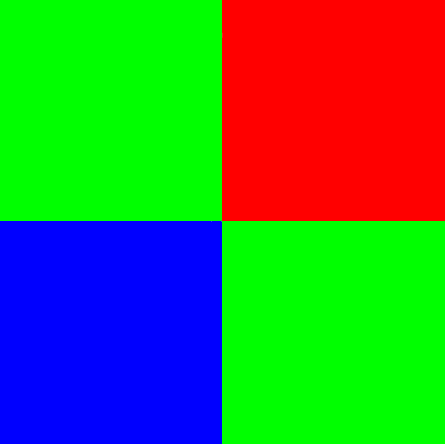
%> input picture 图像处理/标准答案/第五次作业答案/rgb.png, 445 x 444 px
$ octave answer_b_c.m   (GNU Octave 9; MATLAB toolbox functions it lacks are replaced by stand-ins)
%> lines starting %> are read from the running program, lines starting %| are printed output that depends on the picture; in (x1, y1, x2, y2) boxes, pixels count from 0 and x2, y2 are one past the last pixel; in counts of white or black regions, pixels touching at a corner belong together; the program's own positions count from 1
### 图像处理/标准答案/第五次作业答案/rgb2hsi.m
function hsi = rgb2hsi(rgb)
% hsi = rgb2hsi(rgb)把一幅RGB图像转换为HSI图像，
% 输入图像是一个彩色像素的M×N×3的数组，
% 其中每一个彩色像素都在特定空间位置的彩色图像中对应红、绿、蓝三个分量。
% 假如所有的RGB分量是均衡的，那么HSI转换就是未定义的。
% 输入图像可能是double（取值范围是[0, 1]），uint8或 uint16。
%
% 输出HSI图像是double，
% 其中hsi(:, :, 1)是色度分量，它的范围是除以2*pi后的[0, 1]；
% hsi(:, :, 2)是饱和度分量，范围是[0, 1]；
% hsi(:, :, 3)是亮度分量，范围是[0, 1]。

% 抽取图像分量
rgb = im2double(rgb);
r = rgb(:, :, 1);
g = rgb(:, :, 2);
b = rgb(:, :, 3);

% 执行转换方程
% 实现H分量
num = 0.5*((r - g) + (r - b));
den = sqrt((r - g).^2 + (r - b).*(g - b));
% 防止除数为0
theta = acos(num./(den + eps));

H = theta;
H(b > g) = 2*pi - H(b > g);
H = H/(2*pi);
% 实现S分量
num = min(min(r, g), b);
den = r + g + b;
% 防止除数为0
den(den == 0) = eps;
S = 1 - 3.* num./den;

H(S == 0) = 0;

%实现I分量
I = (r + g + b)/3;

% 将3个分量联合成为一个HSI图像
hsi = cat(3, H, S, I);
%hsi = H;    %分别返回3个分量
%hsi = S;
%hsi = I;

### 图像处理/标准答案/第五次作业答案/hsi2rgb.m
function rgb = hsi2rgb(hsi)
% Extract the individual HSI component images.
H = hsi(:, :, 1) * 2 * pi;
S = hsi(:, :, 2);
I = hsi(:, :, 3);
% Implement the conversion equations.
R = zeros(size(hsi, 1), size(hsi, 2));
G = zeros(size(hsi, 1), size(hsi, 2));
B = zeros(size(hsi, 1), size(hsi, 2));
% RG sector (0 <= H < 2*pi/3).
idx = find( (0 <= H) & (H < 2*pi/3));
B(idx) = I(idx) .* (1 - S(idx));
R(idx) = I(idx) .* (1 + S(idx) .* cos(H(idx)) ./ ...
                     cos(pi/3 - H(idx)));
G(idx) = 3*I(idx) - (R(idx) + B(idx));
% BG sector (2*pi/3 <= H < 4*pi/3).
idx = find( (2*pi/3 <= H) & (H < 4*pi/3) );
R(idx) = I(idx) .* (1 - S(idx));
G(idx) = I(idx) .* (1 + S(idx) .* cos(H(idx) - 2*pi/3) ./ ...
                    cos(pi - H(idx)));
B(idx) = 3*I(idx) - (R(idx) + G(idx));

% BR sector.
idx = find( (4*pi/3 <= H) & (H <= 2*pi));
G(idx) = I(idx) .* (1 - S(idx));
B(idx) = I(idx) .* (1 + S(idx) .* cos(H(idx) - 4*pi/3) ./ ...
                       cos(5*pi/3 - H(idx)));
R(idx) = 3*I(idx) - (G(idx) + B(idx));
rgb = cat(3, R, G, B);
rgb = max(min(rgb, 1), 0);

### 图像处理/标准答案/第五次作业答案/answer_b_c.m
rgb1=imread('rgb.png');
%> rgb1 is the input picture: size 444x445x3 uint8; mean R, G, B 63.6, 127.5, 63.9
r = im2bw(rgb1(:,:,1));
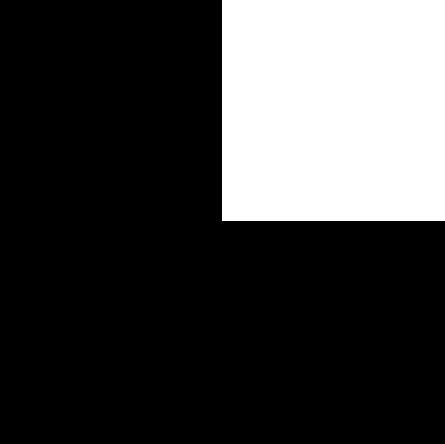
%> r: size 444x445 logical; 24.9% white; 1 white region, box (x1, y1, x2, y2) and area: (222, 0, 445, 221) 49283
b = im2bw(rgb1(:,:,3));
%> b: size 444x445 logical; 25.1% white; 1 white region, box (x1, y1, x2, y2) and area: (0, 221, 222, 444) 49506
g = im2bw(rgb1(:,:,2));
%> g: size 444x445 logical; 50% white; 1 black region, box (x1, y1, x2, y2) and area: (0, 0, 445, 444) 98789
img2 = cat(3,r,g,b);
h=rgb2hsi(img2);
%> in rgb2hsi, `den = sqrt((r - g).^2 + (r - b).*(g - b));`: den: size 444x445 double; every value is 1
%> in rgb2hsi, `num = min(min(r, g), b);`: num: size 444x445 double; every value is 0
%> in rgb2hsi, `I = (r + g + b)/3;`: I: size 444x445 double; every value is 0.333
H=h(:,:,1);%色度分量
S=h(:,:,2);%饱和度分量
I=h(:,:,3);%亮度分量
w=fspecial('average',250);%250*250平滑算子
%S_filtered=imfilter(S,w,'replicat');
%S1=cat(3,H,S_filtered,I);

H_filtered=imfilter(H,w,'replicat');
H1=cat(3,H_filtered,S,I);
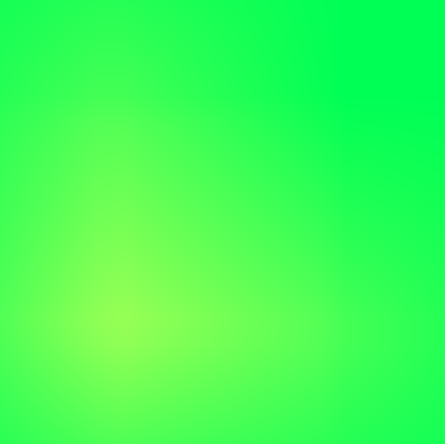
%> H1: size 444x445x3 double; mean R, G, B 0.247, 1, 0.333

f=hsi2rgb(H1);
%> in hsi2rgb, `H = hsi(:, :, 1) * 2 * pi;`:
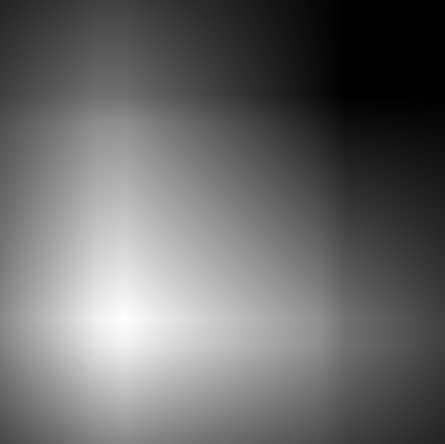
%> H: size 444x445 double; min 5.31e-09, max 3.73, mean 1.55; drawn with min black and max white
%> in hsi2rgb, `idx = find( (0 <= H) & (H < 2*pi/3));`: idx = 138212 values from 1 to 197580
%> in hsi2rgb, `R(idx) = I(idx) .* (1 + S(idx) .* cos(H(idx)) ./ cos(pi/3 - H(idx)));`:
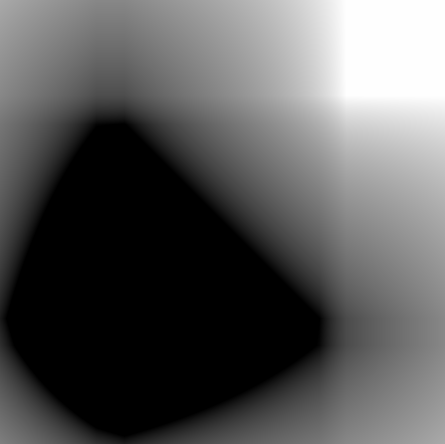
%> R: size 444x445 double; min 0, max 1, mean 0.348
%> in hsi2rgb, `G(idx) = 3*I(idx) - (R(idx) + B(idx));`:
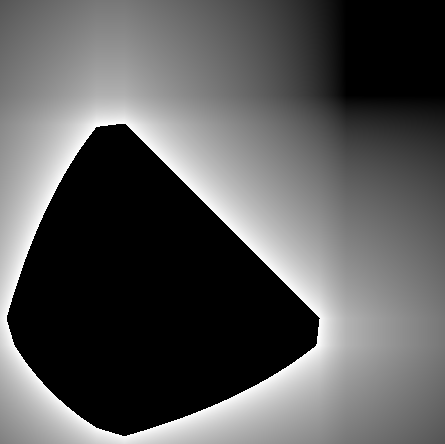
%> G: size 444x445 double; min 0, max 1, mean 0.352
%> in hsi2rgb, `idx = find( (2*pi/3 <= H) & (H < 4*pi/3) );`: idx = 59368 values from 3424 to 141955
%> in hsi2rgb, `B(idx) = 3*I(idx) - (R(idx) + G(idx));`:
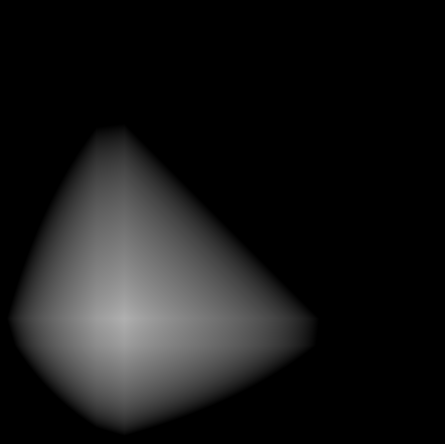
%> B: size 444x445 double; min 0, max 0.692, mean 0.095
%> in hsi2rgb, `idx = find( (4*pi/3 <= H) & (H <= 2*pi));`: idx = []
%> in hsi2rgb, `rgb = cat(3, R, G, B);`:
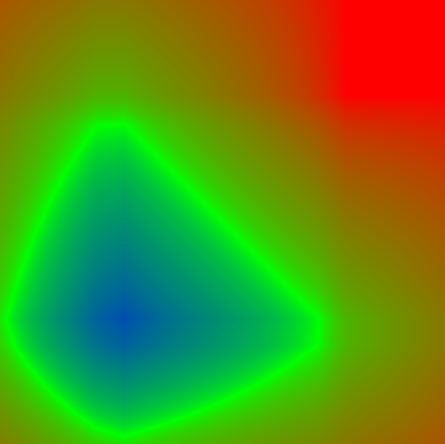
%> rgb: size 444x445x3 double; mean R, G, B 0.348, 0.557, 0.095
f=min(f,1);
figure,imshow(f)
